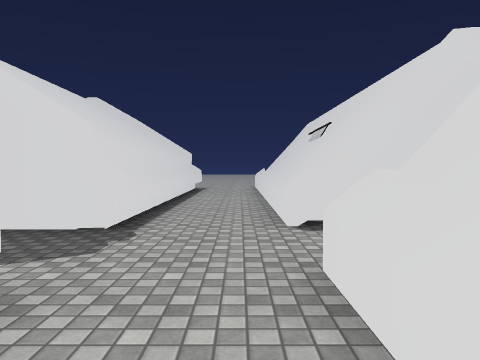
[1] (above)

24 first-person views from a walk through a scene from a Unity 3-D project. The camera is 1.4 m above the floor, tilts 2° down and sees 70° across. The floor is counted in squares, 2 m on a side. Each view is taken from the middle of a square. On the plan, view 1 faces up. The plan holds only what a view shows up to about 11 squares ahead; the rest is blank. The place goes on beyond the plan. The player is left out. Some animated figures are left out. Surface patterns are stand-ins for the level's own textures.

[2]
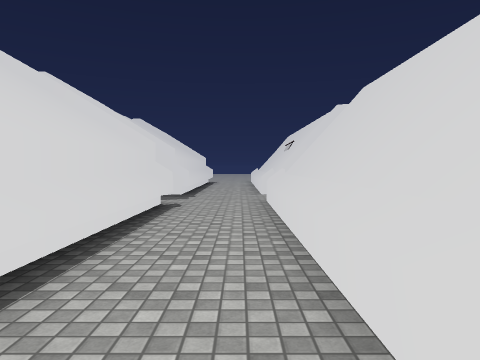

[3]
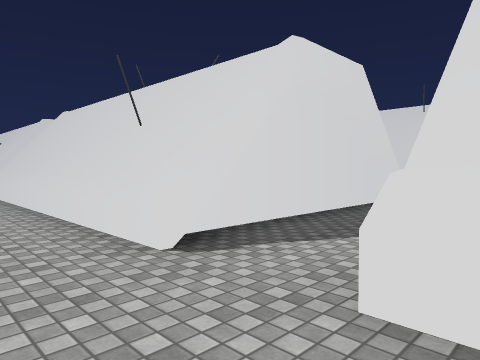

[4]
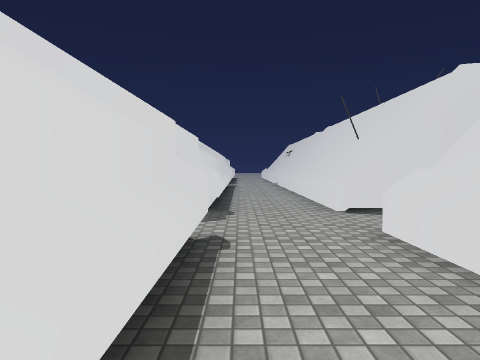

[5]
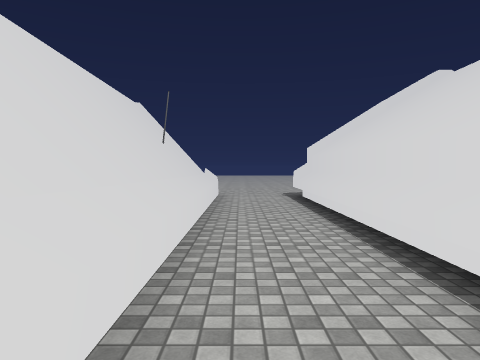

[6]
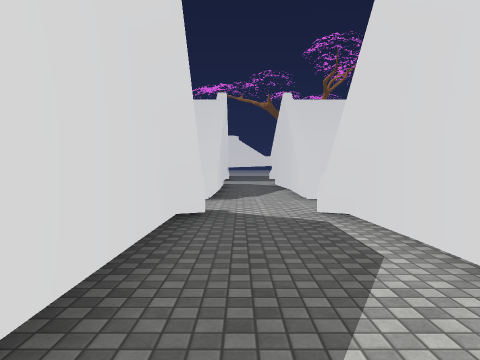

[7]
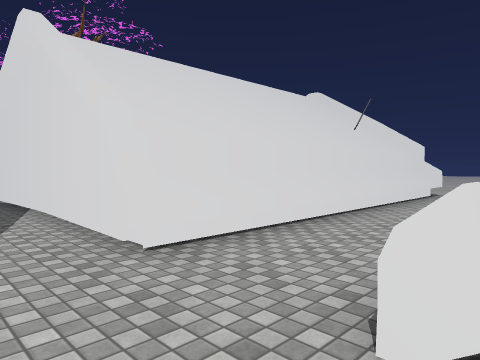

[8]
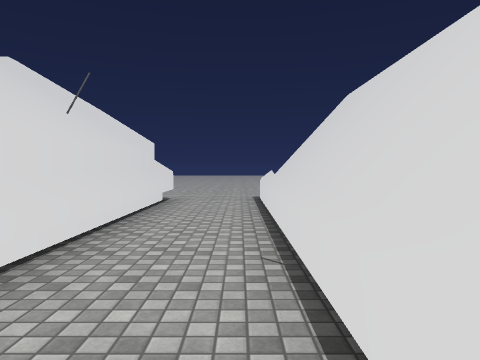

[9]
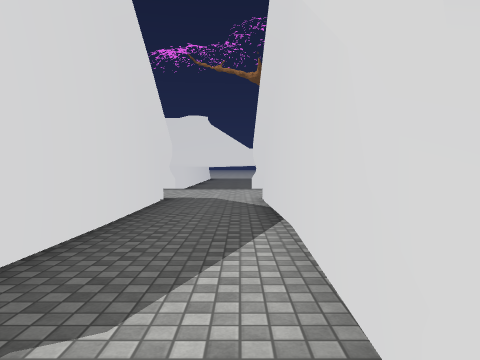

[10]
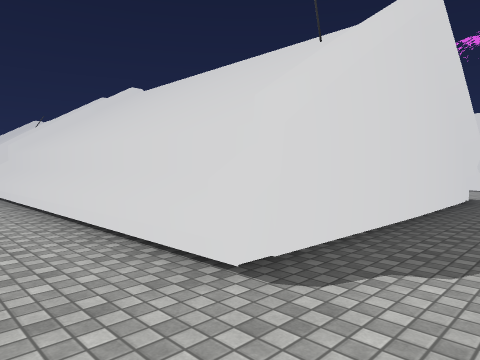

[11]
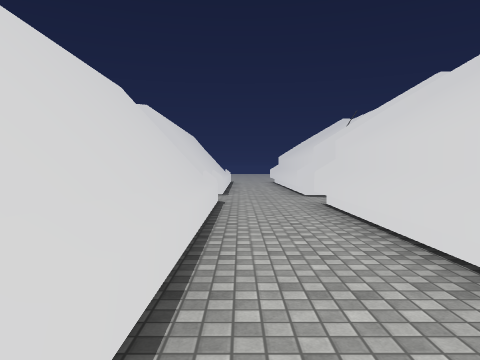

[12]
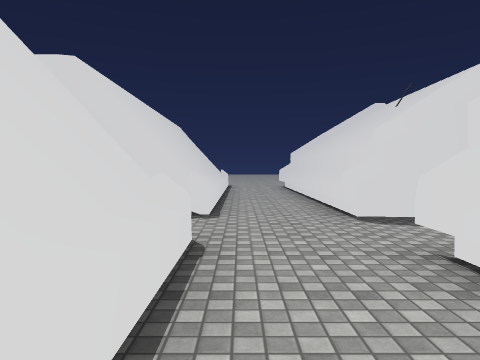

[13]
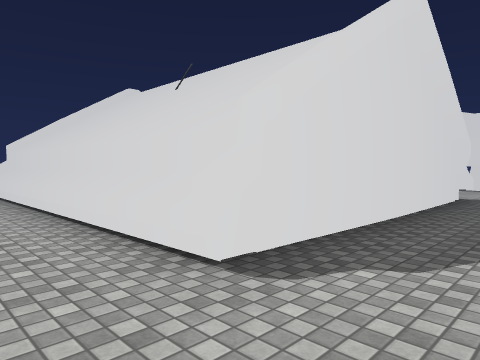

[14]
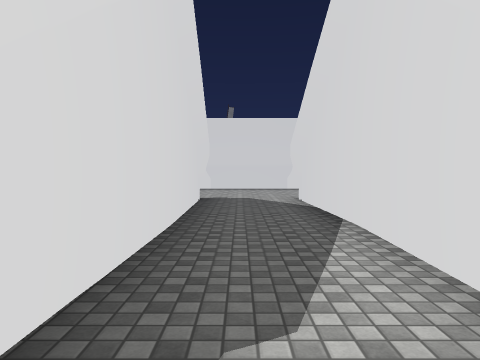

[15]
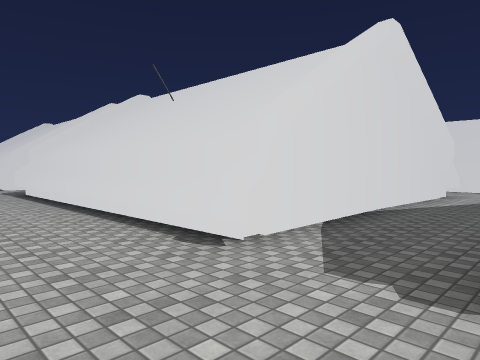

[16]
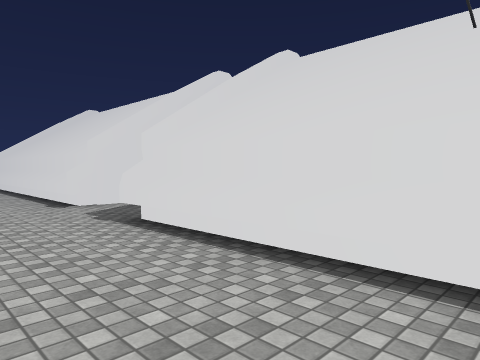

[17]
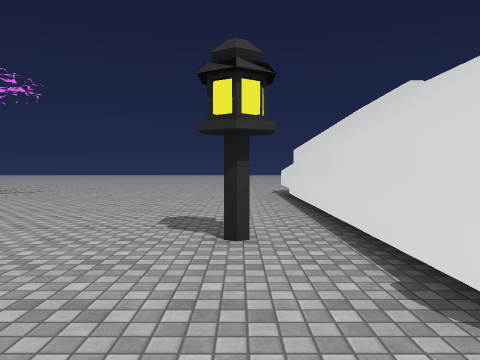

[18]
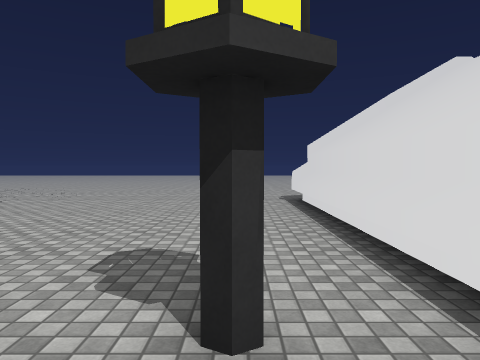

[19]
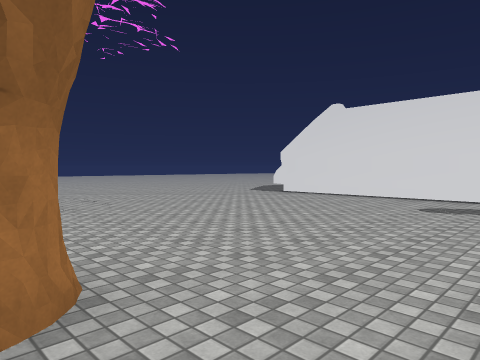

[20]
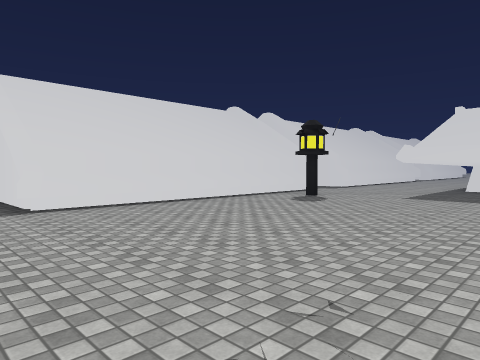

[21]
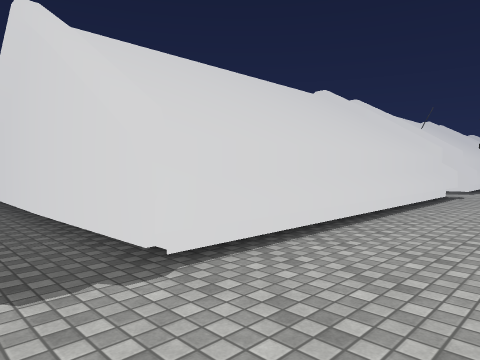

[22]
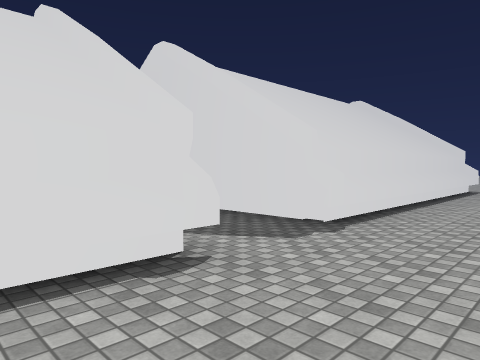

[23]
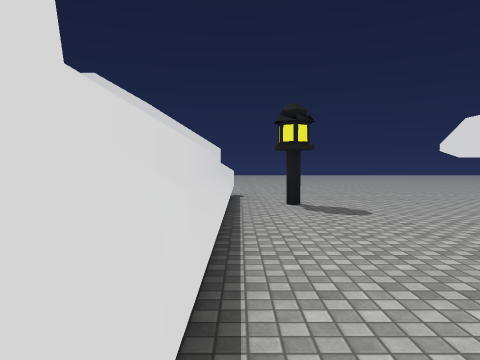

[24]
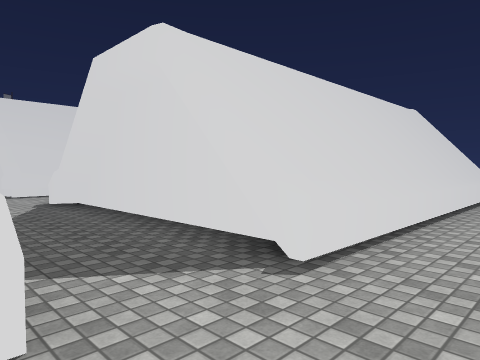

### Floor plan
Key: @ floor where view 1 was taken; # wall or solid block; . floor; ^ raised ledge.
Columns run from 3 left of view 1 to 24 right of it. Each row starts with its distance up from view 1.
  9  #..#    #..#     #^#...
  8  #..#    #..#     #^....
  7  #..#    #..#     #^..#
  6  #..#    #..#     #^..
  5  #..######..#     #^..
  4 ##..........#######^..##
  3  .....................#
  2  ...#    #............#
  1  ##.#    #..#######^..
  0  #.@#    #..#     #^..
 -1  #..#    #..#     #^.
 -2  #..#    #..#     #^..
 -3  #..#    #..#     #^..
 -4  #..#    #..#     #^..
 -5  #..#    #..#     #^..
 -6  #..######..#######^..##
 -7   ....................#
 -8  .#...................#
 -9  #..#  ###..#######^..
-10  #..#    #..#     #^........
-11  #..#    #..#     #^#.......
-12  #..#    #..#     #^.......#
-13  #..#    #..#     #^.......
-14  #..#    #..#     #^.......
-15  #..#    #..#     #^.......
-16  #..#    #..#######^.......
-17  .#.#    #..................
-18  ...      ...     ..........

Positions as (right, up) in squares from view 1, and headings:
1: (0, 0), facing up
2: (0, -5), facing up
3: (-1, -9), facing up-right
4: (-1, -12), facing up
5: (0, -8), facing down
6: (1, -7), facing right
7: (6, -7), facing down-right
8: (7, -9), facing down
9: (8, -8), facing right
10: (7, -8), facing up-right
11: (7, -5), facing up
12: (7, -1), facing up
13: (7, 2), facing up-right
14: (8, 3), facing right
15: (18, 4), facing down-left
16: (18, -2), facing down-left
17: (17, -7), facing down
18: (17, -9), facing down
19: (24, -10), facing down-left
20: (22, -18), facing up-left
21: (18, -18), facing up-left
22: (18, 0), facing up-left
23: (16, 3), facing up
24: (8, 2), facing up-left
